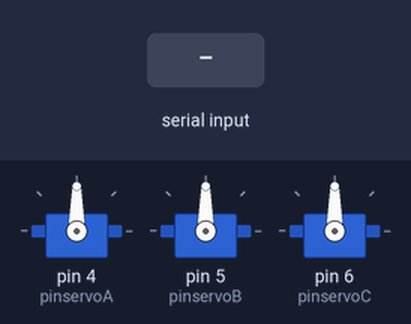
Bench run of a sketch on a simulated Arduino Uno, built with avr-gcc and run on an emulated ATmega328P. On the bench: 3 × servo. Inputs (shaded band) come from the test bench. What the sketch prints to the serial monitor is not drawn.

Above: at 1.2 s.
1.3 s: "A" received over Serial
At 1.8 s:
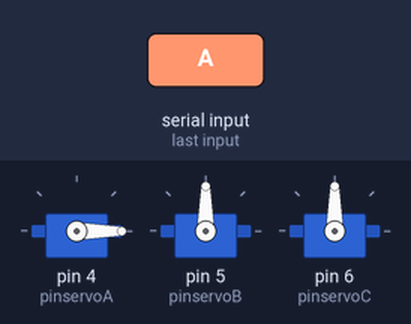
4.3 s: "B" received over Serial
At 5.2 s:
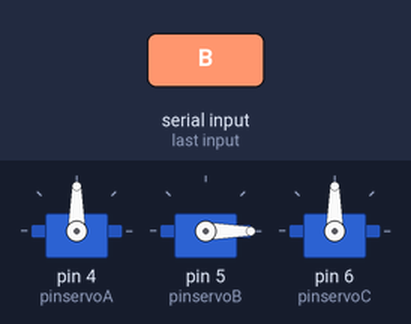
5.8 s: "C" received over Serial
At 9.7 s:
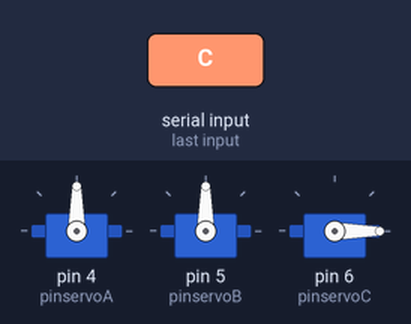
Timing chart, 0 to 17.5 s (numbered marks = the images above; inputs shaded):
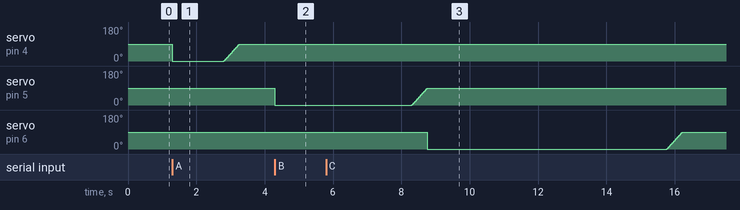

The sketch:

ProgramUnoReadMega.ino
```cpp
#include <Servo.h>

#define pinservoA 4
#define pinservoB 5
#define pinservoC 6

#define IRA A1
#define IRB A2
#define IRC A3

char input;

Servo myservoA, myservoB, myservoC;

void setup()
{
  Serial.begin(9600);

  myservoA.attach(pinservoA); //dalam kota
  myservoB.attach(pinservoB); //luar kota
  myservoC.attach(pinservoC); //luar provinsi

  myservoA.write(90);
  myservoB.write(90);
  myservoC.write(90);

  Serial.println("Ready UNO");
}

void loop()
{
  if(Serial.available() > 0)
  {
    input = Serial.read();
    if (input == 'A'){dalamkota();}
    if (input == 'B'){luarkota();}
    if (input == 'C'){luarprov();}
    Serial.print("*");
  }
}

void dalamkota()
{
  myservoA.write(0); delay(1500);
  for (int a = 0; a <= 90; a++)
  {myservoA.write(a);delay(5);}
}

void luarkota()
{
  myservoB.write(0); delay(4000);
  for (int a = 0; a <= 90; a++)
  {myservoB.write(a);delay(5);}
}

void luarprov()
{
  myservoC.write(0); delay(7000);
  for (int a = 0; a <= 90; a++)
  {myservoC.write(a);delay(5);}
}
```

Measured:
- after the input at 4.3 s, servo on pin 5 (pinservoB): 90° → 0° at once
